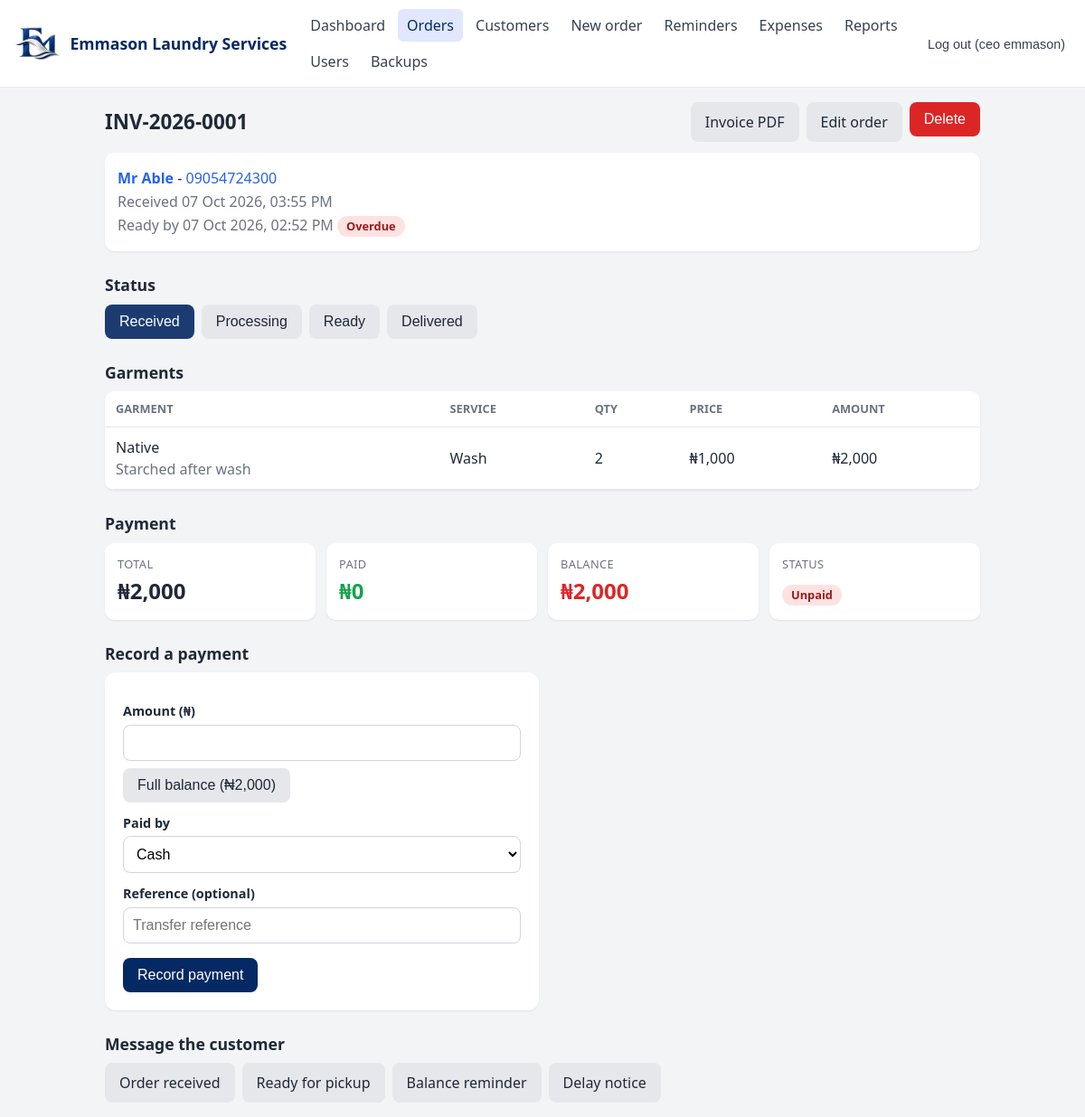
Before: /app/orders/1 (signed in) with the older database file.
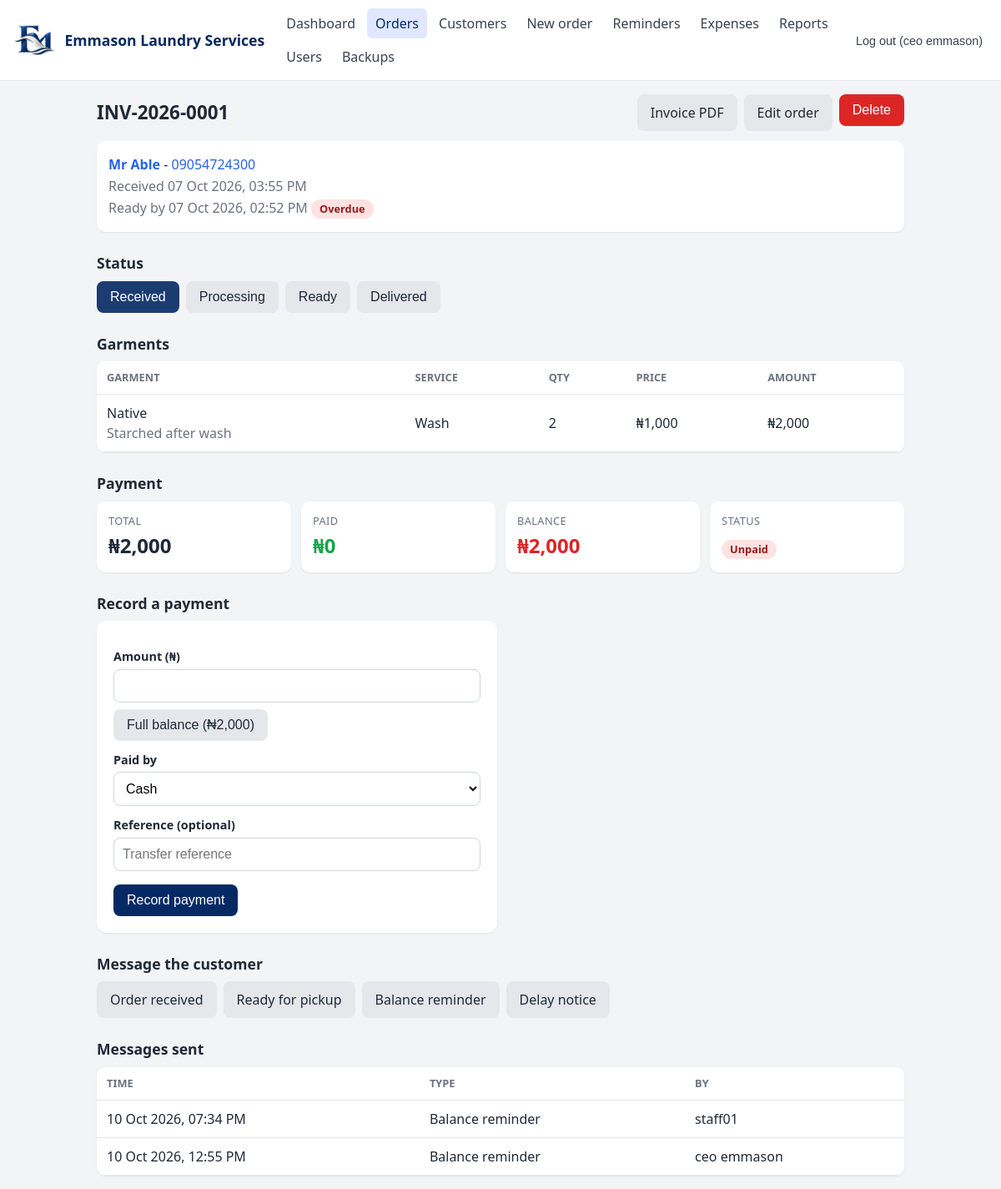
After: the same page with the newer database file.
### app/models.py (models this page shows)
class OrderItem(Base):
    __tablename__ = "order_items"
    id = Column(Integer, primary_key=True)
    order_id = Column(Integer, ForeignKey("orders.id"), nullable=False)
    garment = Column(String, nullable=False)      # e.g. "Shirt", "Duvet", "Agbada"
    service = Column(String, nullable=False)      # wash, iron, wash_iron, dry_clean
    quantity = Column(Integer, default=1)
    unit_price = Column(Integer, nullable=False)  # naira
    notes = Column(String)                        # e.g. "stain on collar"
    order = relationship("Order", back_populates="items")

class Notification(Base):
    __tablename__ = "notifications"
    id = Column(Integer, primary_key=True)
    order_id = Column(Integer, index=True)      # plain numbers on purpose, so the log
    customer_id = Column(Integer, index=True)   # survives when orders or customers are deleted
    customer_name = Column(String)
    invoice_number = Column(String)
    kind = Column(String, nullable=False)       # received, ready, receipt, balance, delayed
    channel = Column(String, default="whatsapp_link")
    phone = Column(String, nullable=False)
    message = Column(Text, nullable=False)
    sent_by = Column(String)
    created_at = Column(DateTime, default=datetime.utcnow)

### app/routers/web_orders.py (the view)
@router.get("/app/orders/{order_id:int}")
def order_detail(request: Request, order_id: int, msg: str = "",
                 user=Depends(web_user), db: Session = Depends(get_db)):
    order = db.get(models.Order, order_id)
    if not order:
        raise HTTPException(404, "Order not found")
    return order_page(request, user, order, message=MESSAGES.get(msg))

### app/templates/order_detail.html (shortened to what the changed rows need)
{% extends "base.html" %}
{% block content %}
<div class="page-head">
  <h1>{{ invoice.invoice_number if invoice else "Order " ~ order.id }}</h1>
  <div class="actions" style="margin-top:0">
  </div>
</div>
<div class="card contact">
  <p><strong><a href="/app/customers/{{ order.customer.id }}">{{ order.customer.name }}</a></strong>
     - <a href="tel:{{ order.customer.phone }}">{{ order.customer.phone }}</a></p>
  <p class="muted">Received {{ order.created_at|watdt }}</p>
  <p class="muted">Ready by {{ order.due_date|dt if order.due_date else "not set" }}
    {% if is_overdue(order) %}<span class="badge unpaid">Overdue</span>{% endif %}</p>
</div>
<h2>Status</h2>
<form method="post" action="/app/orders/{{ order.id }}/status" class="status-row">
  {% for s in statuses %}
  <button name="status" value="{{ s }}" class="btn {{ '' if order.status == s else 'secondary' }}"
          {{ 'disabled' if order.status == s }}>{{ s|capitalize }}</button>
  {% endfor %}
</form>
<h2>Garments</h2>
<div class="table-wrap">
  <table>
    <thead><tr><th>Garment</th><th>Service</th><th>Qty</th><th>Price</th><th>Amount</th></tr></thead>
    <tbody>
      {% for i in order.items %}
      <tr>
        <td>{{ i.garment }}{% if i.notes %}<br><span class="muted">{{ i.notes }}</span>{% endif %}</td>
        <td>{{ service_labels.get(i.service, i.service) }}</td>
        <td>{{ i.quantity }}</td>
        <td>{{ i.unit_price|naira }}</td>
        <td>{{ (i.quantity * i.unit_price)|naira }}</td>
      </tr>
      {% endfor %}
    </tbody>
  </table>
</div>
{% if invoice %}
<h2>Payment</h2>
<div class="grid">
  <div class="card"><div class="label">Total</div><div class="value">{{ invoice.total|naira }}</div></div>
  <div class="card good"><div class="label">Paid</div><div class="value">{{ invoice.amount_paid|naira }}</div></div>
  <div class="card {{ 'warn' if invoice.balance > 0 else 'good' }}"><div class="label">Balance</div>
    <div class="value">{{ invoice.balance|naira }}</div></div>
  <div class="card"><div class="label">Status</div>
    <div class="value"><span class="badge {{ invoice.payment_status }}">{{ invoice.payment_status|replace("_", " ")|capitalize }}</span></div></div>
</div>
{% if invoice.balance > 0 %}
<h2>Record a payment</h2>
<div class="form-card">
  <form method="post" action="/app/orders/{{ order.id }}/payment">
  </form>
</div>
<h2>Message the customer</h2>
<div class="actions" style="margin-top:0">
  <a class="btn secondary" href="/app/orders/{{ order.id }}/message/received">Order received</a>
  <a class="btn secondary" href="/app/orders/{{ order.id }}/message/ready">Ready for pickup</a>
  {% if invoice and invoice.balance > 0 %}
  <a class="btn secondary" href="/app/orders/{{ order.id }}/message/balance">Balance reminder</a>
  {% endif %}
  <a class="btn secondary" href="/app/orders/{{ order.id }}/message/delayed">Delay notice</a>
</div>
{% set log = order_log(order.id) %}
{% if log %}
<h2>Messages sent</h2>
<div class="table-wrap">
  <table>
    <thead><tr><th>Time</th><th>Type</th><th>By</th></tr></thead>
    <tbody>
      {% for m in log %}
      <tr><td>{{ m.created_at|watdt }}</td><td>{{ kind_labels.get(m.kind, m.kind) }}</td><td>{{ m.sent_by }}</td></tr>
      {% endfor %}
    </tbody>
  </table>
</div>
{% endif %}
{% endif %}
{% endif %}
{% endblock %}

Changed rows visible on the page:
added Notification: created_at|watdt "10 Oct 2026, 07:34 PM", get "Balance reminder", sent_by "staff01"
added Notification: created_at|watdt "10 Oct 2026, 12:55 PM", get "Balance reminder", sent_by "ceo emmason"
Other visible differences:
text now shown: "Messages sent TIME TYPE BY"
